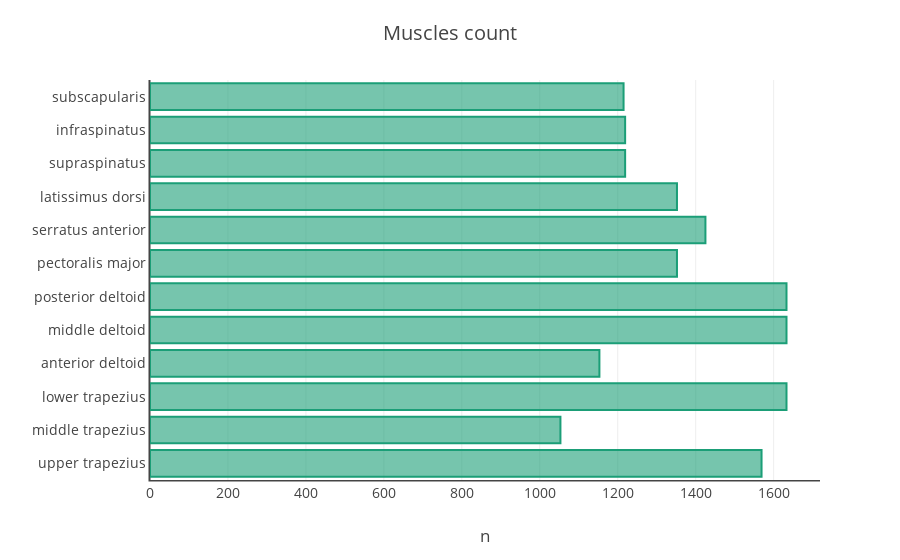

The code cell stored with this chart in its notebook:
### Code cell
muscle_count_bar = plot_count_bar(
    df_tidy, 'muscle', ylabel=MUSCLES_NAMES, title='Muscles count', xtitle='n')
py.iplot(muscle_count_bar, filename='mvc/muscle_count_bar')

### Figure 1 — Plotly figure (JSON) as saved in the notebook; plotly's stock layout.template omitted (floating-point values rounded to 4 significant figures)
{"data": [{"marker": {"color": "rgba(27, 158, 119, 0.6)", "line": {"color": "rgba(27, 158, 119, 1.0)", "width": 2}}, "orientation": "h", "type": "bar", "x": [1569, 1053, 1633, 1153, 1633, 1633, 1352, 1425, 1352, 1219, 1219, 1215], "y": ["upper trapezius", "middle trapezius", "lower trapezius", "anterior deltoid", "middle deltoid", "posterior deltoid", "pectoralis major", "serratus anterior", "latissimus dorsi", "supraspinatus", "infraspinatus", "subscapularis"]}], "layout": {"font": {"size": 14}, "hovermode": "closest", "margin": {"b": 80, "l": 150, "pad": 0, "r": 80, "t": 80}, "title": "Muscles count", "xaxis": {"linewidth": 1.5, "showline": true, "title": "n"}, "yaxis": {"linewidth": 1.5, "nticks": 12, "showline": true, "title": null}}}
